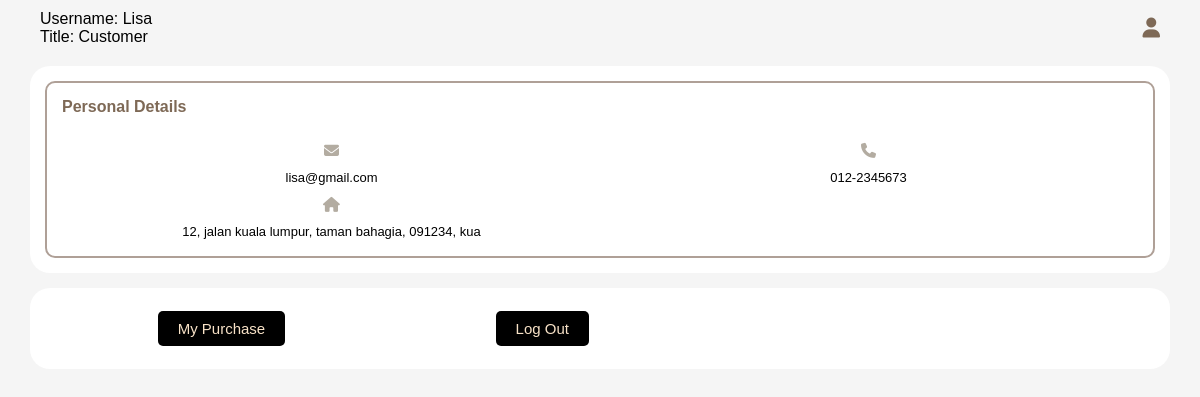
Page /user/profile.php (signed in) on the committed database.
### tables this page shows
CREATE TABLE `customers` (
  `cus_id` int(5) NOT NULL,
  `cus_name` varchar(35) NOT NULL,
  `cus_email` varchar(23) NOT NULL,
  `cus_password` varchar(8) NOT NULL,
  `cus_phone_number` varchar(12) NOT NULL,
  `cus_address` varchar(50) NOT NULL
);

### user/profile.php (the view, shortened to what this page needs)
<?php
include '../connection.php';
if (isset($_SESSION['email'])) {
    $email = $_SESSION['email'];
    $sql ="SELECT * FROM customers WHERE cus_email = ?";
    $stmt = $dbConn ->prepare($sql);
    $stmt->bind_param("s", $email);
    $stmt->execute();
    $result = $stmt-> get_result();
    if($result-> num_rows > 0){
        $row = $result->fetch_assoc();
        $name=$row['cus_name'];
        $phone=$row['cus_phone_number'];
        $address=$row['cus_address'];
    }
} else {
    echo "Session variable 'id' is not set.";
}
?>
<html lang="en">
<head>
    <link rel="stylesheet" href="../staff/kopi.css">
    <link rel="stylesheet" href="style.css">
    <link rel="stylesheet" href="https://cdnjs.cloudflare.com/ajax/libs/font-awesome/6.5.1/css/all.min.css">
</head>
<body>
    <div class="profile">
        <div class="profile_head">
            <div class="name_title">
                <p>Username: <?php echo $name;?></p>
                <p>Title: Customer</p>
            </div>
            <div class="title">
                <i class="fa-solid fa-user"></i>
            </div>
        </div>
        <div class="profile_details">
            <div class="table_design">
                <div class="personal_info">
                    <h5>Personal Details</h5>
                    <table class="details">
                        <tr>
                            <th><i class="fa-solid fa-envelope"></i></th>
                            <th><i class="fa-solid fa-phone"></i></th>
                        </tr>
                        <tr>
                            <td><?php echo $email;?></td>
                            <td><?php echo $phone;?></td>
                        </tr>
                        <tr>
                            <th><i class="fa-solid fa-house"></i></th>
                        </tr>
                        <tr>
                            <td><?php echo $address;?></td>
                        </tr>
                    </table>
                </div>
            </div>
        </div>
        <div class="profile_details">
            <div class="table_design">
                <div class="personal_info" style="border:none;">
                    <table class="details">
                        <tr>
                            <td><a href="purchase.php">My Purchase</a></td>
                            <td><a href="../logout.php">Log Out</a></td>
                        </tr>
                    </table>
                </div>
            </div>
        </div>
    </div>
</body>
</html>

### staff/kopi.css (style rules this page uses)
:root { --main-color: #f8e2c7; --black: #281b12; --bg: #faf1e5; --border: 0.2rem solid rgba(175,160,151); --header: #7e6956; }
html { font-size: 62.5%; overflow-x: hidden; scroll-padding-top: 9rem; scroll-behavior: smooth; }
* { font-family: 'Roboto', sans-serif; margin: 0; padding: 0; box-sizing: border-box; outline: none; border: none; text-decoration: none; }
body { background-color: #f5f5f5; }
.table_design { background-color: white; width: 100%; padding: 7px; border-radius: 10px; }
.table_design th:nth-child(1), .table_design td:nth-child(1) { width: 5%; }
.table_design th:nth-child(2), .table_design td:nth-child(2) { width: 25%; }

### user/style.css (style rules this page uses)
:root { --color1: #281b12; --color2: #f8e2c7; --color3: #9c8b79; --color4: #7e6956; --color5: #afa097; --color6: #89745a; --color7: #faf1e5; --color8: #74746c; --color9: #b3aca1; --black: #000; --white: #fff; }
* { font-family: Arial, Helvetica, sans-serif; margin: 0; padding:0; box-sizing: border-box; outline: none; border:none; text-decoration: none; text-transform: capitalize; transition: .2s linear; }
html { font-size: 62.5%; overflow-x: hidden; scroll-padding-top: 9rem; scroll-behavior: smooth; margin: 0; padding: 0; }

### user/profile.php (style rules this page uses)
.profile { background-color: #f5f5f5; margin: 0; height: 100%; padding: 0; box-sizing: border-box; }
.profile .profile_head { padding: 10px 40px 20px 40px; display: flex; align-items: center; justify-content: space-between; }
.profile .profile_head .title { display: flex; align-items: center; }
.profile .profile_head .title i { font-size: 2rem; color: #7e6956; }
.profile .profile_head .name_title { font-size: 1.6rem; }
.profile .profile_details td a { text-decoration: none; font-size: 1.5rem; color: #f8e2c7; background-color: var(--black); cursor: pointer; text-align: center; padding: .9rem 2rem; border-radius: .5rem; }
.profile .profile_details { padding-left: 30px; padding-right: 30px; padding-bottom: 15px; }
.profile .profile_details .table_design { padding: 15px; border-radius: 20px; }
.profile .profile_details .personal_info { padding: 15px; border: var(--border); border-radius: 10px; }
.profile .profile_details h5 { font-size: 1.6rem; padding-bottom: 15px; color: var(--header); }
.profile .profile_details .details { font-size: 1.3rem; text-align: left; }
.profile .profile_details .details td { text-transform: none; text-align: center; }
.profile .profile_details .details th { text-align: center; padding: 10px; }
.profile .profile_details .details th i { color: #b3aca1; font-size: 1.5rem; }
.profile .table_design th:nth-child(1), .profile .table_design td:nth-child(1) { width: 20%; }
.profile .table_design th:nth-child(2), .profile .table_design td:nth-child(2) { width: 20%; }

### rows in the picture
customers: cus_name "Lisa", cus_phone_number "012-2345673", cus_address "12, jalan kuala lumpur, taman bahagia, 091234, kua"

### other values in the picture
$email "lisa@gmail.com"
